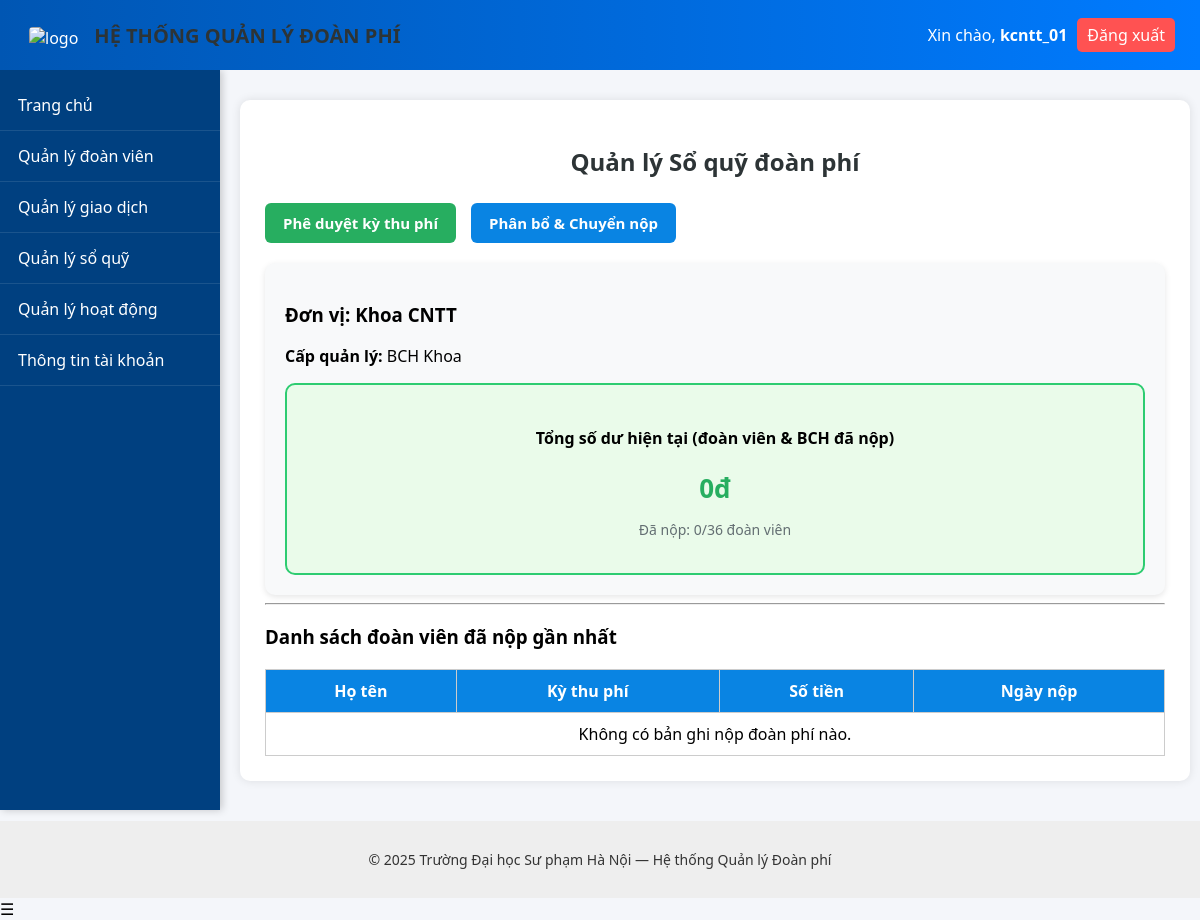
The app's page /pages/fee_cashbook_summary.php (signed in), older data.
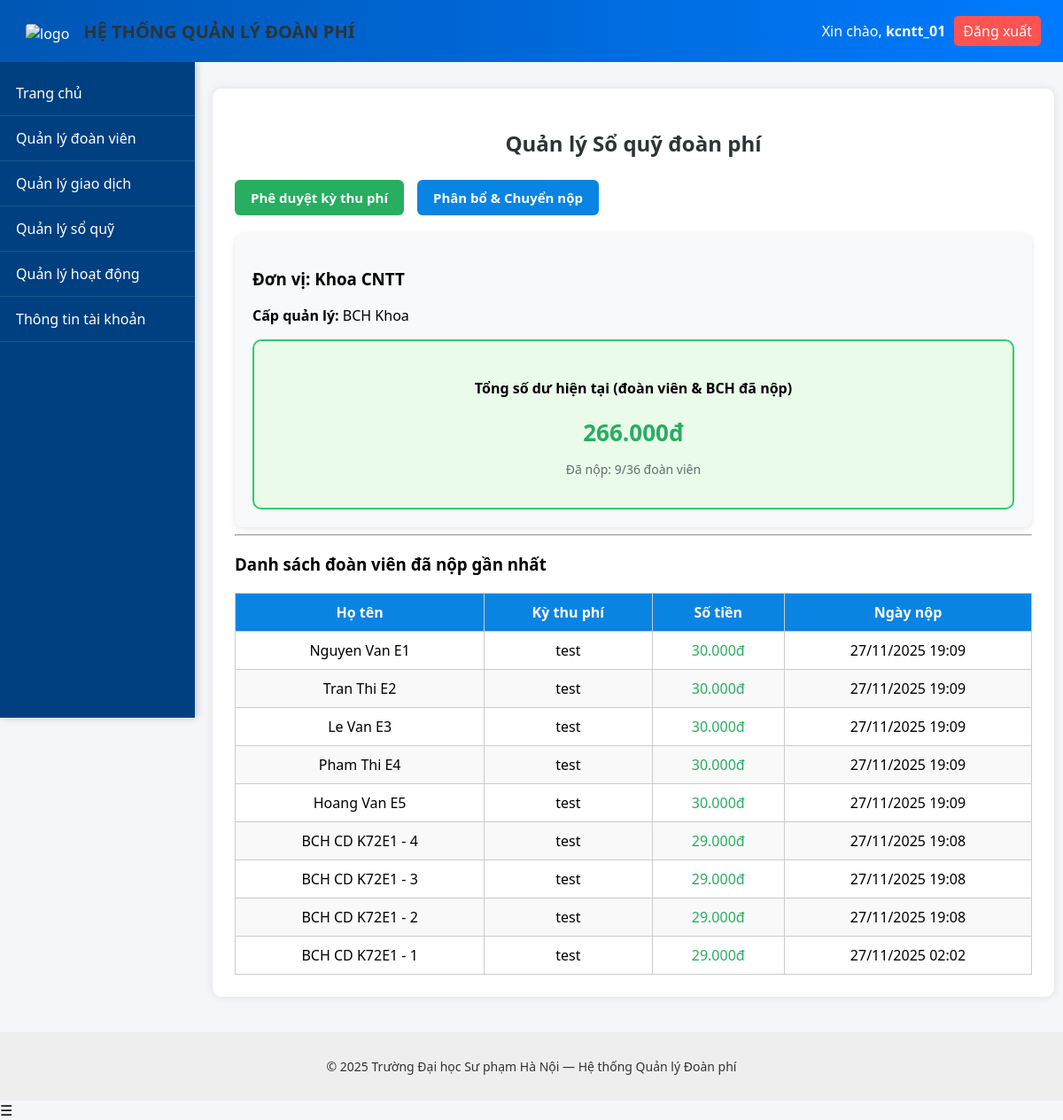
The same page, newer data.
### tables this page shows
CREATE TABLE `fee_obligation` (
  `id` int(11) NOT NULL,
  `user_id` int(11) NOT NULL,
  `policy_id` int(11) NOT NULL,
  `period_label` varchar(50) NOT NULL,
  `amount` decimal(10,2) NOT NULL,
  `due_date` date NOT NULL,
  `status` enum('Chưa nộp','Đã nộp','Quá hạn') DEFAULT 'Chưa nộp',
  `reference_code` varchar(100) DEFAULT NULL,
  `created_at` datetime DEFAULT current_timestamp(),
  `updated_at` datetime DEFAULT current_timestamp() ON UPDATE current_timestamp()
);

CREATE TABLE `users` (
  `userId` int(11) NOT NULL,
  `userName` varchar(255) NOT NULL,
  `fullName` varchar(255) DEFAULT NULL,
  `gender` enum('M','F','O') DEFAULT 'O',
  `identifyCard` varchar(255) DEFAULT NULL,
  `email` varchar(255) DEFAULT NULL,
  `password` varchar(255) NOT NULL,
  `birthDate` date DEFAULT NULL,
  `joinDate` date DEFAULT NULL,
  `unit` varchar(255) DEFAULT NULL,
  `isAdmin` tinyint(1) DEFAULT 0,
  `createdAt` datetime DEFAULT current_timestamp(),
  `updatedAt` datetime DEFAULT current_timestamp() ON UPDATE current_timestamp()
);

### pages/fee_cashbook_summary.php (the view, shortened to what this page needs)
<?php
include("../includes/header.php");
include("../includes/navbar.php");
include("../config/db.php");
$user = $_SESSION['user'];
$user_role = $user['role_name'] ?? '';
$user_unit = intval($user['unit'] ?? 0);
$unitName = '';
$unitQuery = $conn->query("SELECT unit_name FROM organization_units WHERE id = $user_unit");
if ($unitQuery && $unitQuery->num_rows > 0) {
  $unitName = $unitQuery->fetch_assoc()['unit_name'];
}
$current_balance = 0;
$totalMembers = 0;
$paidMembers = 0;
if ($user_role === 'BCH Chi đoàn') {
  $sql = "
    SELECT SUM(o.amount) AS total_collected, COUNT(DISTINCT o.user_id) AS paid_members
    FROM fee_obligation o
    JOIN users u ON o.user_id = u.userId
    WHERE u.unit = $user_unit AND o.status = 'Đã nộp'
  ";
  $res = $conn->query($sql);
  if ($res && $r = $res->fetch_assoc()) {
    $current_balance = floatval($r['total_collected']);
    $paidMembers = intval($r['paid_members']);
  }
  $totalMembers = $conn->query("SELECT COUNT(*) AS total FROM users WHERE unit = $user_unit")->fetch_assoc()['total'] ?? 0;
} elseif ($user_role === 'BCH Khoa') {
  $sql = "
    SELECT SUM(o.amount) AS total_collected, COUNT(DISTINCT o.user_id) AS paid_members
    FROM fee_obligation o
    JOIN users u ON o.user_id = u.userId
    JOIN organization_units ou ON u.unit = ou.id
    WHERE ou.parent_id = $user_unit AND o.status = 'Đã nộp'
  ";
  $res = $conn->query($sql);
  if ($res && $r = $res->fetch_assoc()) {
    $current_balance = floatval($r['total_collected']);
    $paidMembers = intval($r['paid_members']);
  }
  $totalMembers = $conn->query("
    SELECT COUNT(*) AS total
    FROM users u JOIN organization_units ou ON u.unit = ou.id
    WHERE ou.parent_id = $user_unit
  ")->fetch_assoc()['total'] ?? 0;
}
$transactions = $conn->query("
  SELECT u.fullName, o.period_label, o.amount, o.updated_at
  FROM fee_obligation o
  JOIN users u ON o.user_id = u.userId
  WHERE o.status = 'Đã nộp'
    AND (
      ('$user_role' = 'BCH Chi đoàn' AND u.unit = $user_unit)
      OR ('$user_role' = 'BCH Khoa' AND u.unit IN (SELECT id FROM organization_units WHERE parent_id = $user_unit))
      OR ('$user_role' = 'BCH Trường')
    )
  ORDER BY o.updated_at DESC
  LIMIT 20
");
?>
<div class="container">
  <h2>Quản lý Sổ quỹ đoàn phí</h2>
  <div class="action-buttons">
    <a href="approve_fee_period.php" class="btn btn-approve">Phê duyệt kỳ thu phí</a>
    <a href="allocate_transfer.php" class="btn btn-transfer">Phân bổ & Chuyển nộp</a>
  </div>
  <div class="summary-box">
    <h3>Đơn vị: <?= htmlspecialchars($unitName ?: 'Không xác định') ?></h3>
    <p><strong>Cấp quản lý:</strong> <?= htmlspecialchars($user_role) ?></p>
    <div class="balance-card">
      <h4>Tổng số dư hiện tại (đoàn viên & BCH đã nộp)</h4>
      <div class="balance-amount"><?= number_format($current_balance, 0, ',', '.') ?>đ</div>
      <p class="sub-info">Đã nộp: <?= $paidMembers ?>/<?= $totalMembers ?> đoàn viên</p>
    </div>
  </div>
  <hr>
  <h3>Danh sách đoàn viên đã nộp gần nhất</h3>
  <table class="data-table">
    <thead>
      <tr>
        <th>Họ tên</th>
        <th>Kỳ thu phí</th>
        <th>Số tiền</th>
        <th>Ngày nộp</th>
      </tr>
    </thead>
    <tbody>
      <?php if ($transactions && $transactions->num_rows > 0): ?>
        <?php while ($t = $transactions->fetch_assoc()): ?>
          <tr>
            <td><?= htmlspecialchars($t['fullName']) ?></td>
            <td><?= htmlspecialchars($t['period_label']) ?></td>
            <td style="color:#27ae60"><?= number_format($t['amount'], 0, ',', '.') ?>đ</td>
            <td><?= date('d/m/Y H:i', strtotime($t['updated_at'])) ?></td>
          </tr>
        <?php endwhile; ?>
      <?php else: ?>
        <tr><td colspan="4" style="text-align:center;">Không có bản ghi nộp đoàn phí nào.</td></tr>
      <?php endif; ?>
    </tbody>
  </table>
</div>
<?php include("../includes/footer.php"); ?>

Row changes from the older to the newer data that the page shows:
now on this page (row edited): fee_obligation: user.fullName "Nguyen Van E1", period_label "test", amount "30.000", updated_at "27/11/2025 19:09"
now on this page (row edited): fee_obligation: user.fullName "Tran Thi E2", period_label "test", amount "30.000", updated_at "27/11/2025 19:09"
now on this page (row edited): fee_obligation: user.fullName "Le Van E3", period_label "test", amount "30.000", updated_at "27/11/2025 19:09"
now on this page (row edited): fee_obligation: user.fullName "Pham Thi E4", period_label "test", amount "30.000", updated_at "27/11/2025 19:09"
now on this page (row edited): fee_obligation: user.fullName "Hoang Van E5", period_label "test", amount "30.000", updated_at "27/11/2025 19:09"
now on this page (row edited): fee_obligation: user.fullName "BCH CD K72E1 - 4", period_label "test", amount "29.000", updated_at "27/11/2025 19:08"
now on this page (row edited): fee_obligation: user.fullName "BCH CD K72E1 - 3", period_label "test", amount "29.000", updated_at "27/11/2025 19:08"
now on this page (row edited): fee_obligation: user.fullName "BCH CD K72E1 - 2", period_label "test", amount "29.000", updated_at "27/11/2025 19:08"
now on this page (row edited): fee_obligation: user.fullName "BCH CD K72E1 - 1", period_label "test", amount "29.000", updated_at "27/11/2025 02:02"
Text that changed along with them:
$current_balance: "0" → "266.000"
$paidMembers: "0" → "9"
text no longer shown: "Không có bản ghi nộp đoàn phí nào."
